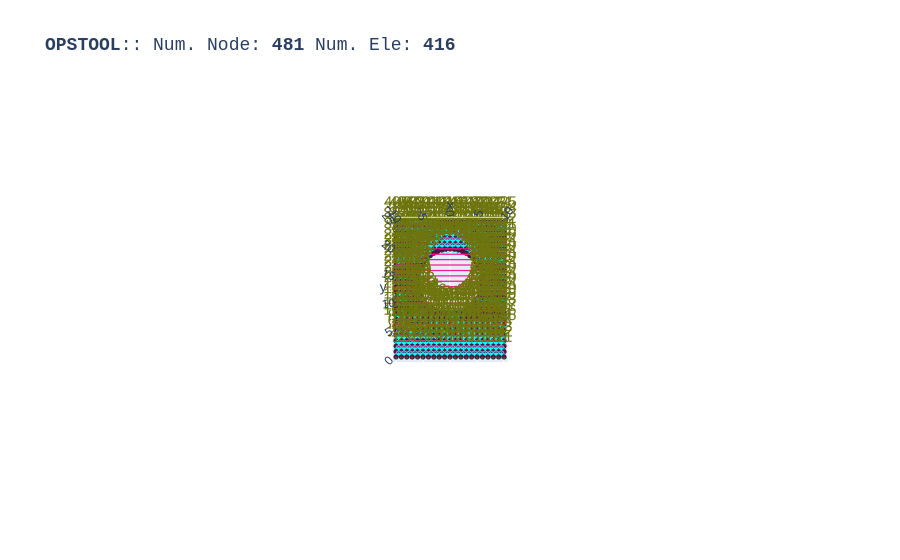

Notebook code cell kept with this figure:
### Code cell
opst.vis.plotly.plot_model(show_node_numbering=True, show_ele_numbering=False, show_nodal_loads = True)

### Figure 1 — Plotly figure (JSON) as saved in the notebook; plotly's stock layout.template omitted (floating-point values rounded to 4 significant figures; data arrays with more than 128 entries replaced by an {"elided": "..."} marker saying what was removed)
{"data": [{"color": "#00FFFF", "hoverinfo": "skip", "i": {"elided": "832 int values"}, "j": {"elided": "832 int values"}, "k": {"elided": "832 int values"}, "name": "FourNodeQuad", "opacity": 1, "type": "mesh3d", "x": {"elided": "1664 float values"}, "y": {"elided": "1664 float values"}, "z": {"elided": "1664 float values"}}, {"connectgaps": false, "hoverinfo": "skip", "line": {"color": "black", "width": 1}, "mode": "lines", "name": "Edge", "type": "scatter3d", "x": {"elided": "2496 float values"}, "y": {"elided": "2496 float values"}, "z": {"elided": "2496 float values"}}, {"customdata": {"elided": "416 str values"}, "hovertemplate": "%{customdata}", "marker": {"color": "#00FFFF", "size": 3, "symbol": "diamond-open"}, "mode": "markers", "name": "FourNodeQuad", "type": "scatter3d", "x": {"elided": "416 float values"}, "y": {"elided": "416 float values"}, "z": {"elided": "416 float values"}}, {"customdata": {"elided": "481 str values"}, "hovertemplate": "x: %{x}<br>y: %{y}<br>z: %{z} <br>nodeTag: %{customdata}", "marker": {"color": "#580f41", "size": 3, "symbol": "circle"}, "mode": "markers", "name": "Nodes", "type": "scatter3d", "x": {"elided": "481 float values"}, "y": {"elided": "481 float values"}, "z": {"elided": "481 float values"}}, {"mode": "text", "name": "Node Tag", "text": {"elided": "481 str values"}, "textfont": {"color": "#6e750e", "size": 15}, "type": "scatter3d", "x": {"elided": "481 float values"}, "y": {"elided": "481 float values"}, "z": {"elided": "481 float values"}}, {"connectgaps": false, "hoverinfo": "skip", "line": {"color": "#15b01a", "width": 1}, "mode": "lines", "name": "BC", "type": "scatter3d", "x": {"elided": "428 float values"}, "y": {"elided": "428 float values"}, "z": {"elided": "428 float values"}}, {"connectgaps": false, "hoverinfo": "skip", "line": {"color": "#FF1493", "width": 2.5}, "mode": "lines", "name": "mp constraint", "type": "scatter3d", "x": [-10.0, 10.0, NaN, -10.0, 10.0, NaN, -10.0, 10.0, NaN, -10.0, 10.0, NaN, -10.0, 10.0, NaN, -10.0, 10.0, NaN, -10.0, 10.0, NaN, -10.0, 10.0, NaN, -10.0, 10.0, NaN, -10.0, 10.0, NaN, -10.0, 10.0, NaN, -10.0, 10.0, NaN, -10.0, 10.0, NaN, -10.0, 10.0, NaN, -10.0, 10.0, NaN, -10.0, 10.0, NaN, -10.0, 10.0, NaN, -10.0, 10.0, NaN, -10.0, 10.0, NaN, -10.0, 10.0, NaN, -10.0, 10.0, NaN, -10.0, 10.0, NaN, -10.0, 10.0, NaN, -10.0, 10.0, NaN, -10.0, 10.0, NaN], "y": [1.0, 1.0, NaN, 2.0, 2.0, NaN, 3.0, 3.0, NaN, 4.0, 4.0, NaN, 5.0, 5.0, NaN, 6.0, 6.0, NaN, 7.0, 7.0, NaN, 8.0, 8.0, NaN, 9.0, 9.0, NaN, 10.0, 10.0, NaN, 11.0, 11.0, NaN, 12.0, 12.0, NaN, 13.0, 13.0, NaN, 14.0, 14.0, NaN, 15.0, 15.0, NaN, 16.0, 16.0, NaN, 17.0, 17.0, NaN, 18.0, 18.0, NaN, 19.0, 19.0, NaN, 20.0, 20.0, NaN, 21.0, 21.0, NaN, 22.0, 22.0, NaN, 23.0, 23.0, NaN, 24.0, 24.0, NaN, 25.0, 25.0, NaN], "z": [0.0, 0.0, NaN, 0.0, 0.0, NaN, 0.0, 0.0, NaN, 0.0, 0.0, NaN, 0.0, 0.0, NaN, 0.0, 0.0, NaN, 0.0, 0.0, NaN, 0.0, 0.0, NaN, 0.0, 0.0, NaN, 0.0, 0.0, NaN, 0.0, 0.0, NaN, 0.0, 0.0, NaN, 0.0, 0.0, NaN, 0.0, 0.0, NaN, 0.0, 0.0, NaN, 0.0, 0.0, NaN, 0.0, 0.0, NaN, 0.0, 0.0, NaN, 0.0, 0.0, NaN, 0.0, 0.0, NaN, 0.0, 0.0, NaN, 0.0, 0.0, NaN, 0.0, 0.0, NaN, 0.0, 0.0, NaN, 0.0, 0.0, NaN]}], "layout": {"autosize": true, "font": {"family": "Arial, sans-serif"}, "scene": {"aspectmode": "data", "camera": {"eye": {"x": 0, "y": -0.1, "z": 10}}, "dragmode": "pan", "xaxis": {"showbackground": false}, "yaxis": {"showbackground": false}, "zaxis": {"showbackground": true, "showgrid": true, "showticklabels": false, "ticks": "", "title": {"text": ""}, "visible": true}}, "showlegend": false, "title": {"font": {"family": "courier", "size": 18}, "text": "<b>OPSTOOL</b>:: Num. Node: <b>481</b> Num. Ele: <b>416</b>"}}}
